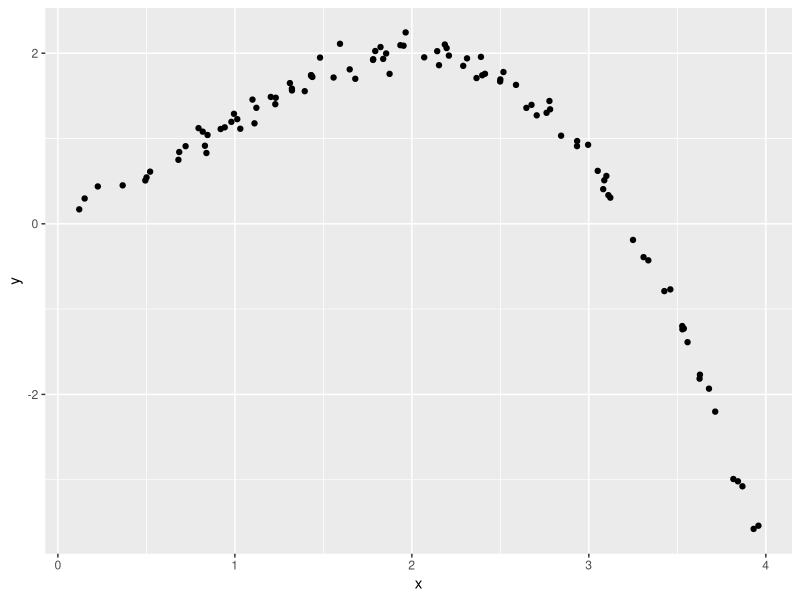
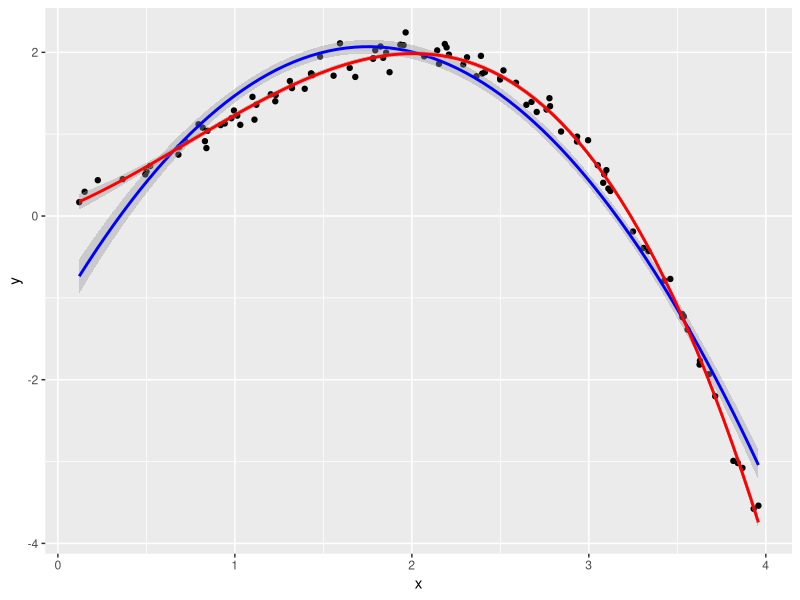
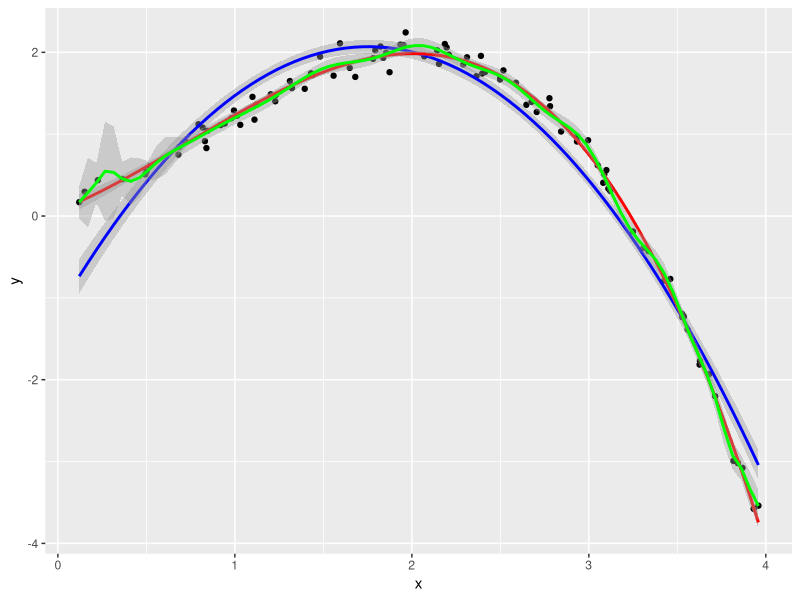

Write the R code that produced these figures, in order. (Note: this script raises an error after producing the figures.)
## ---- chunk 1
library(tidyverse)
## ---- chunk 2
set.seed(100)
n = 100 # n = 100 observations
x <- runif(n, min = 0, max=4) # sample from Unif(0,4)
y <- x + 0.5 * x**2 -0.25 * x**3 + 0.1 * rnorm(length(x))
df <- tibble(x=x,y=y)
## ---- chunk 3
plt <- ggplot(df, aes(x,y))+geom_point()
print(plt)
## ---- chunk 4
model2 <- lm(y~x+I(x^2),df)
summary(model2)
## ---- chunk 5
confint(model2)
## ---- chunk 6
model3 <- lm(y~x+I(x^2)+I(x^3),df)
summary(model3)
## ---- chunk 7
confint(model3)
## ---- chunk 8
plt <- ggplot(df, aes(x,y)) +
  geom_point() +
  geom_smooth(method=lm, formula = y~x + I(x^2), col ="blue")+
  geom_smooth(method=lm, formula = y~x + I(x^2)+I(x^3), col="red")
print(plt)
## ---- chunk 9
plt <- ggplot(df, aes(x,y)) +
  geom_point() +
  geom_smooth(method=lm, formula = y~x + I(x^2), col ="blue")+
  geom_smooth(method=lm, formula = y~poly(x,3), col="red")+
  geom_smooth(method=lm, formula = y~poly(x,25), col="green")
print(plt)
## ---- chunk 10
library(knitr) # need the kable's
library(kableExtra) # for kable formatting options
library(tidyverse)
## ---- chunk 11
Auto.summary <- summary(select_if(Auto,is.numeric))
## ---- chunk 12
Auto.summary
## ---- chunk 13
kable(Auto.summary) # pass in data frame or analogous data structure
## ---- chunk 14
kable(Auto.summary, caption="Auto Summary")
## ---- chunk 15
kb1 <- kable(Auto.summary, caption="Auto Summary")
kable_styling(kb1,bootstrap_options = "striped")
